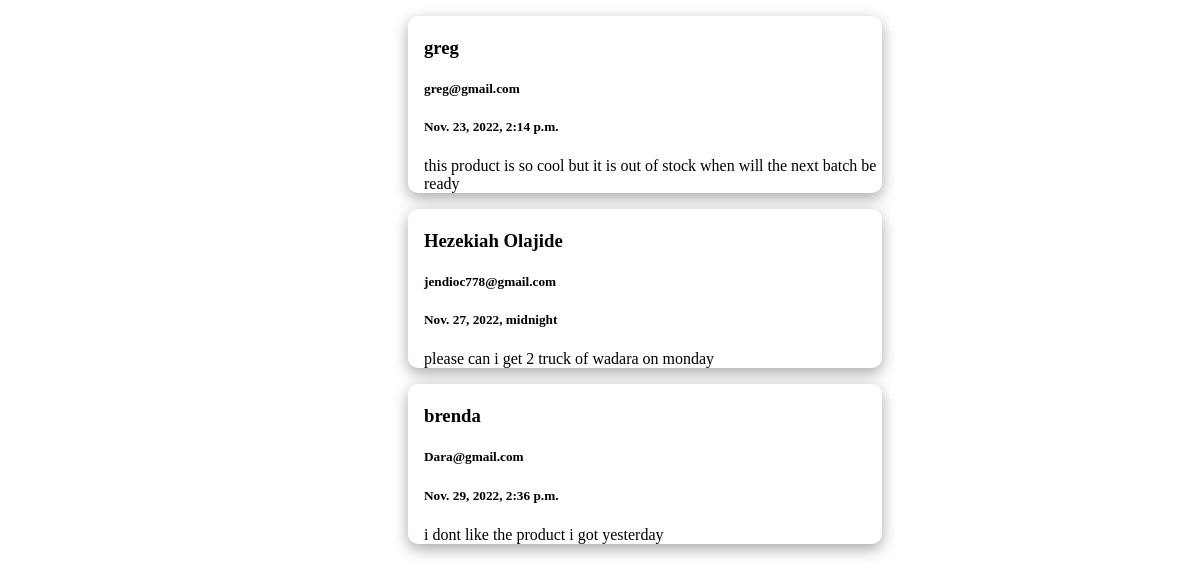
Before: /feedback/ with the older database file.
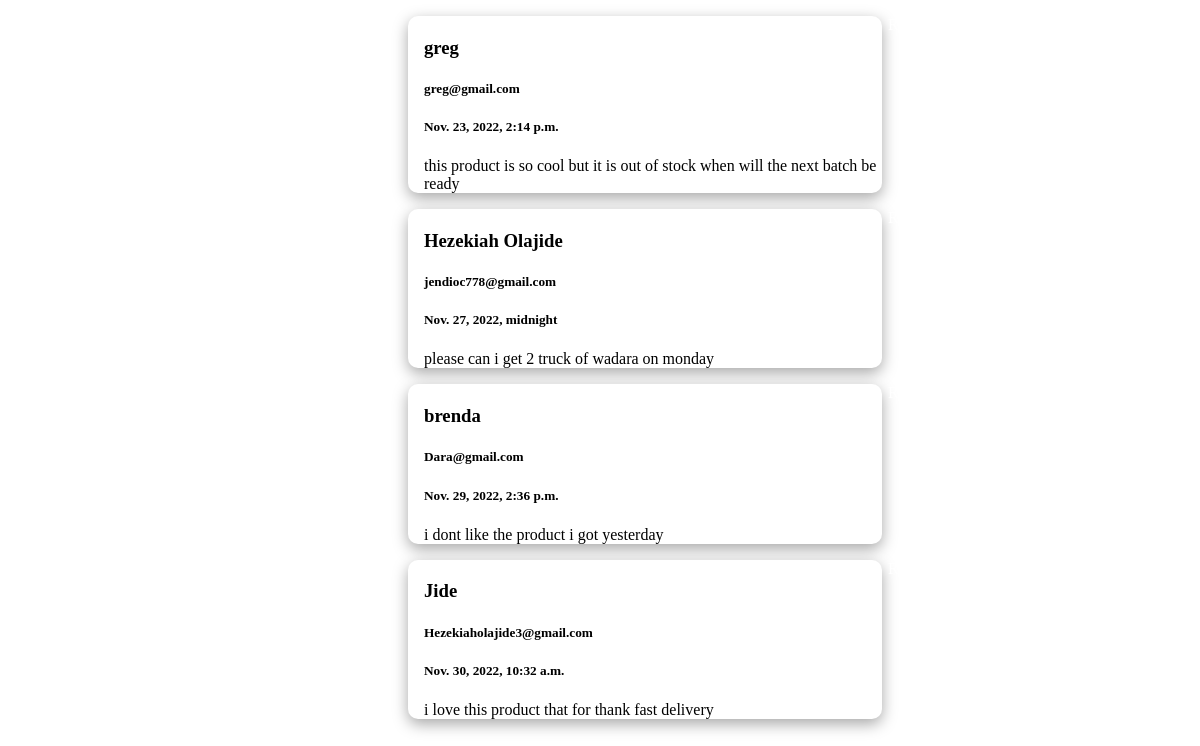
After: the same page with the newer database file.
### ecommerce/models.py (models this page shows, shortened)
class CustomerFeedBack(models.Model):
    name = models.CharField(max_length=200, null=True, blank=True)
    email = models.EmailField(max_length=200, null=True, blank=True)
    comment = models.TextField(max_length=100000, null=True, blank=True)
    date_added = models.DateTimeField(auto_now_add=True)

### ecommerce/views.py (the view)
# urls.py: path('feedback/', views.feedback, name='feed_back'),
def feedback(request):
    message = CustomerFeedBack.objects.all()
    context = {
        'messages':message
    }
    return render(request, 'store/message.html', context)

### template/store/message.html (shortened to what this page needs)
{% for message in messages %}
<div style="background-color:#fff; box-shadow: rgba(0, 0, 0, 0.35) 0px 5px 15px; width:40%; border-radius:10px; margin-left:25rem;">
<div style="margin-left:30rem; margin-top:1rem; background-color: #130780; border-radius:5px; text-align:center;">
<a style=" color:#fff; text-decoration:none;" href="mailto:{{message.email}}">Reply</a>
</div>
<div style="margin-top:-1rem; margin-left:1rem;">
<h3>{{message.name}}</h3>
<h5>{{message.email}}</h5>
<h5>{{message.date_added}}</h5>
<p style="font-family: san-serif;">{{message.comment}}</p>
</div>
</div>
{% empty %}
<h1>No message available</h1>
{% endfor %}

Changed rows visible on the page:
added CustomerFeedBack: name "Jide", email "Hezekiaholajide3@gmail.com", date_added "Nov. 30, 2022, 10:32 a.m.", comment "i love this product that for thank fast delivery"
